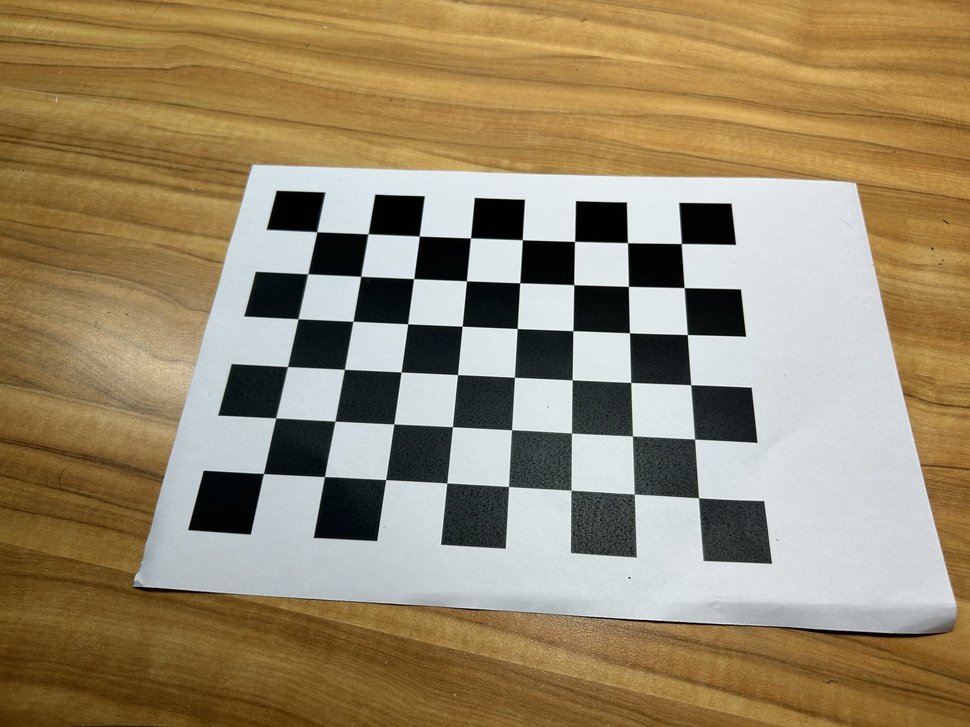
//> input picture AssignmentIII/PartA/calibrate_src/IMG_0.jpg, 970 x 727 px, shrunk from 4032 x 3024 before the run
$ ./main ../PartA/calibrate_src/IMG_0.jpg   (built with g++ and OpenCV 4)
//> lines starting //> are read from the running program, lines starting //| are printed output that depends on the picture; after the words box and inside, x2 and y2 are one past the last pixel; in counts of white or black regions, pixels touching at a corner belong together
// This program is a simple template of an C++ program loading and showing image with
// OpenCV. You can ignore this file and write your own program. The program takes a
// image file name as an argument.

#include "opencv2/opencv.hpp"
#include <cstdio>

int main(int argc, char** argv)
{
    // Check number of arguments.
    // If no argument input, exit the program.
    if (argc != 2) {
        exit(1);
    }

    cv::Mat SrcImage, WorkImage, ComImage;

    // Load a gray scale picture.
    SrcImage = cv::imread(argv[1], 0);
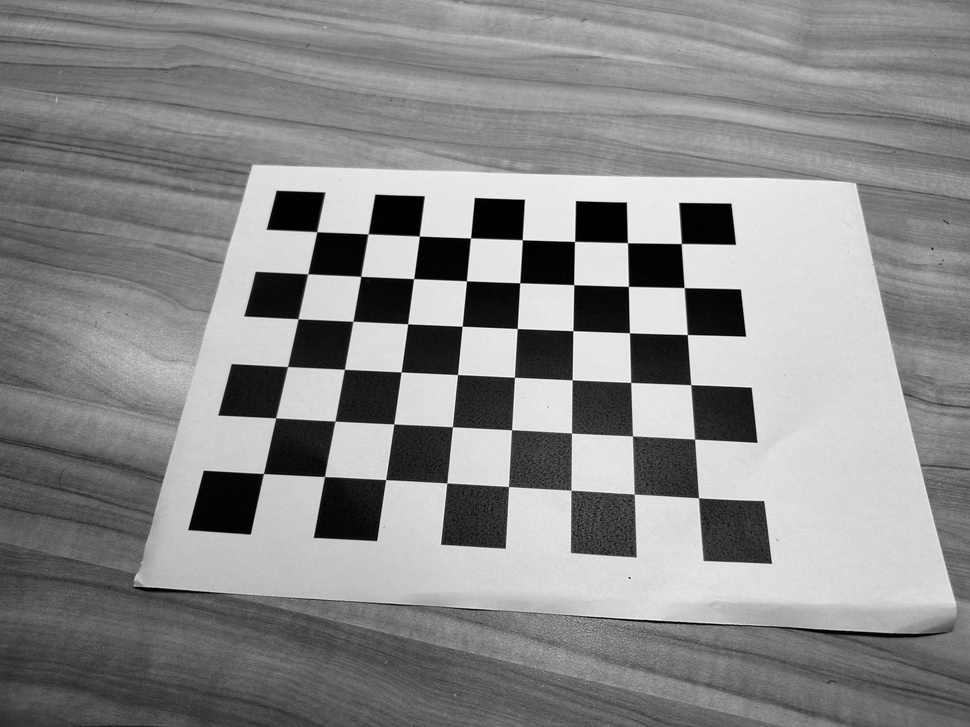
//> SrcImage: 727 rows x 970 cols, CV_8UC1; min 0, max 255, mean 137.3
    if (!SrcImage.data) {
        exit(1);
    }

    // Create windows for debug.
    cv::namedWindow("SrcImage", cv::WINDOW_AUTOSIZE);
    cv::namedWindow("WorkImage", cv::WINDOW_AUTOSIZE);

    // Show the source image.
    cv::imshow("SrcImage", SrcImage);
    cv::waitKey();

    // Duplicate the source iamge.
    WorkImage = SrcImage.clone();

    // Extract the contour of
    /* If you're familiar with OpenCV, findContours() will be a better way.*/
    cv::GaussianBlur(WorkImage, WorkImage, cv::Size(3, 3), 0, 0);
    cv::threshold(WorkImage, WorkImage, 128, 255, cv::THRESH_BINARY);
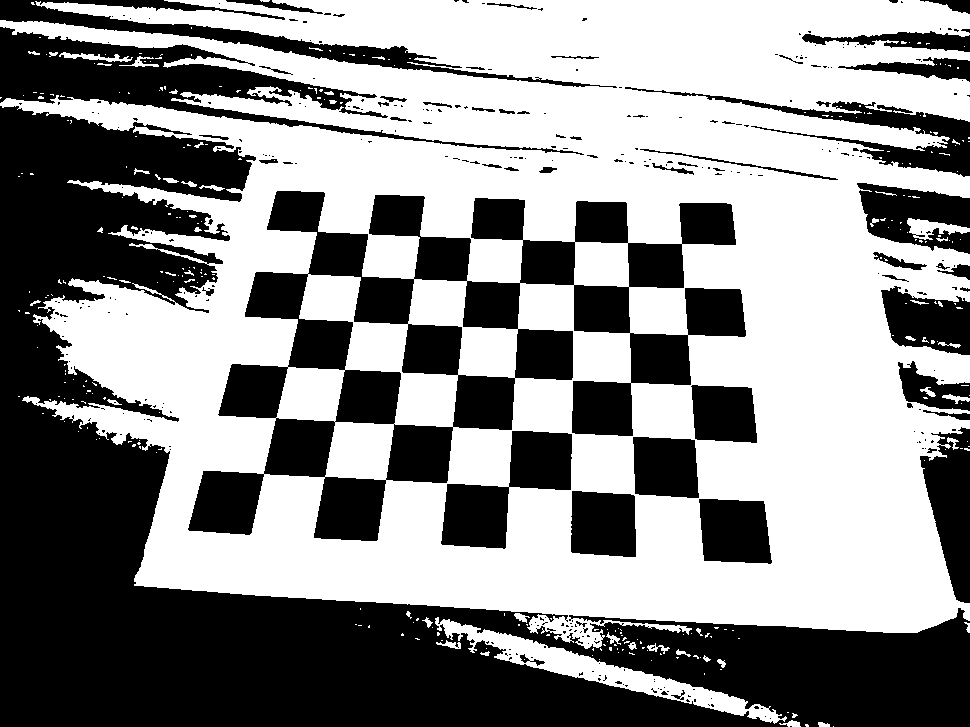
//> WorkImage: 727 rows x 970 cols, CV_8UC1; 54.8% white; 319 black regions (263 under 20 px), largest, box (x1, y1, x2, y2) and area: (0, 106, 970, 727) 172558, (188, 191, 746, 541) 69740, (0, 27, 584, 155) 16397

    // Opening
    cv::erode(WorkImage, WorkImage, cv::Mat());
    cv::dilate(WorkImage, WorkImage, cv::Mat());
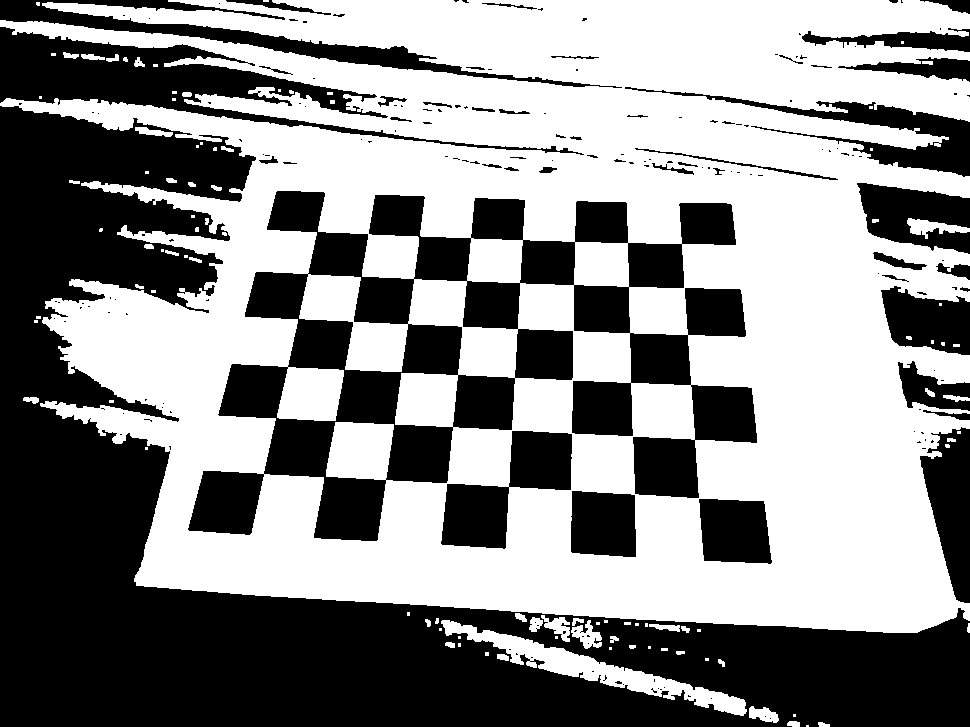
//> WorkImage: 727 rows x 970 cols, CV_8UC1; 54.2% white; 179 black regions (131 under 20 px), largest, box (x1, y1, x2, y2) and area: (0, 106, 970, 727) 175575, (188, 191, 757, 541) 76724, (0, 27, 584, 155) 16989

    // Duplicate the working iamge.
    ComImage = WorkImage.clone();

    // Show the working image after preprocessing.
    cv::imshow("WorkImage", WorkImage);
    cv::waitKey();

    return 0;
}

$ run again, on AssignmentIII/PartA/calibrate_src/IMG_01.jpg
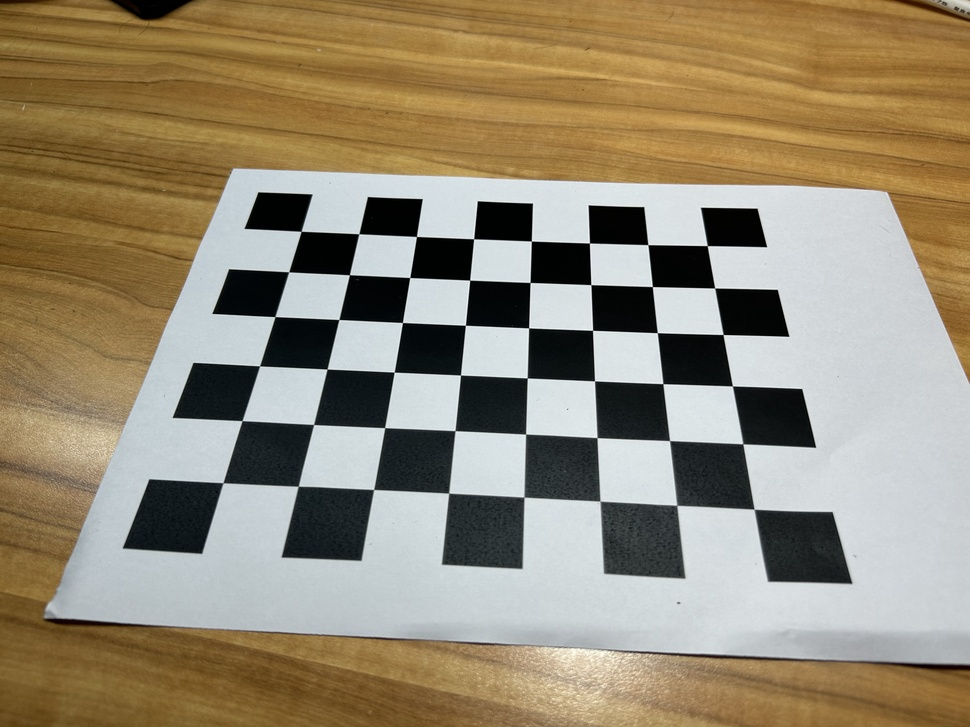
//> input picture AssignmentIII/PartA/calibrate_src/IMG_01.jpg, 970 x 727 px, shrunk from 4032 x 3024 before the run
//> `SrcImage = cv::imread(argv[1], 0);`:
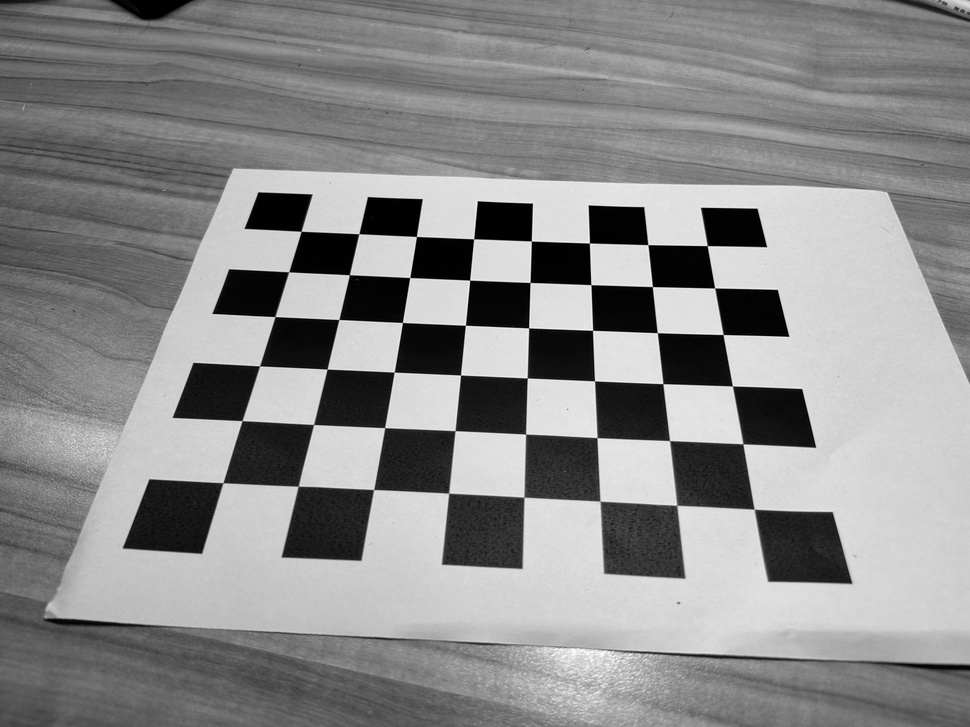
//> SrcImage: 727 rows x 970 cols, CV_8UC1; min 0, max 255, mean 138.3
//> `cv::dilate(WorkImage, WorkImage, cv::Mat());`:
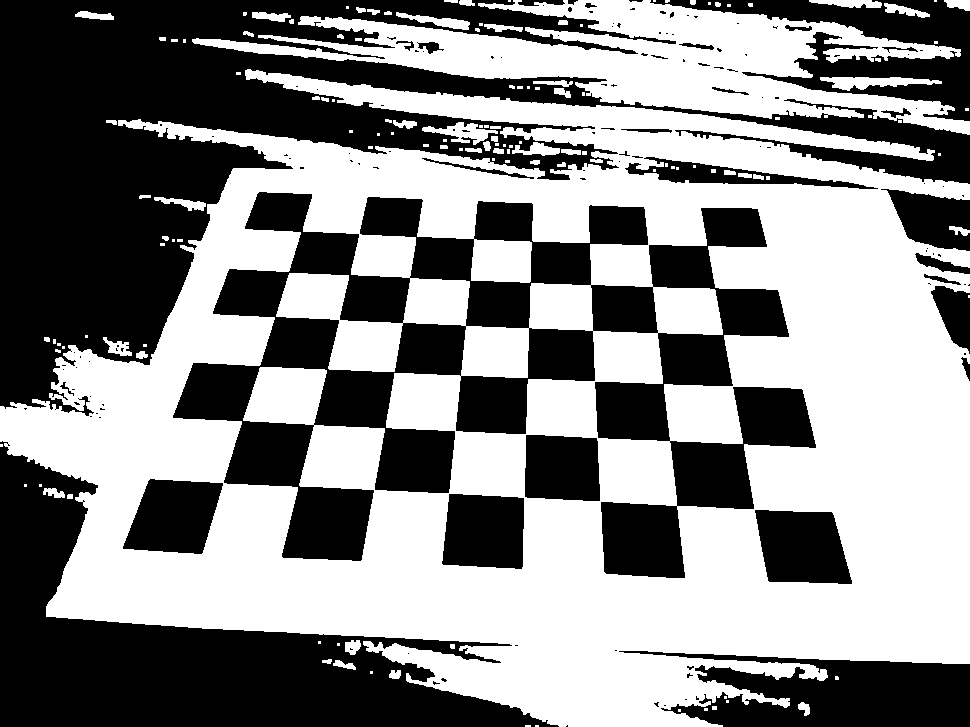
//> WorkImage: 727 rows x 970 cols, CV_8UC1; 53.8% white; 135 black regions (104 under 20 px), largest, box (x1, y1, x2, y2) and area: (0, 0, 970, 416) 115956, (173, 192, 816, 578) 93136, (0, 441, 559, 727) 55443

$ run again, on AssignmentIII/PartA/calibrate_src/IMG_02.jpg
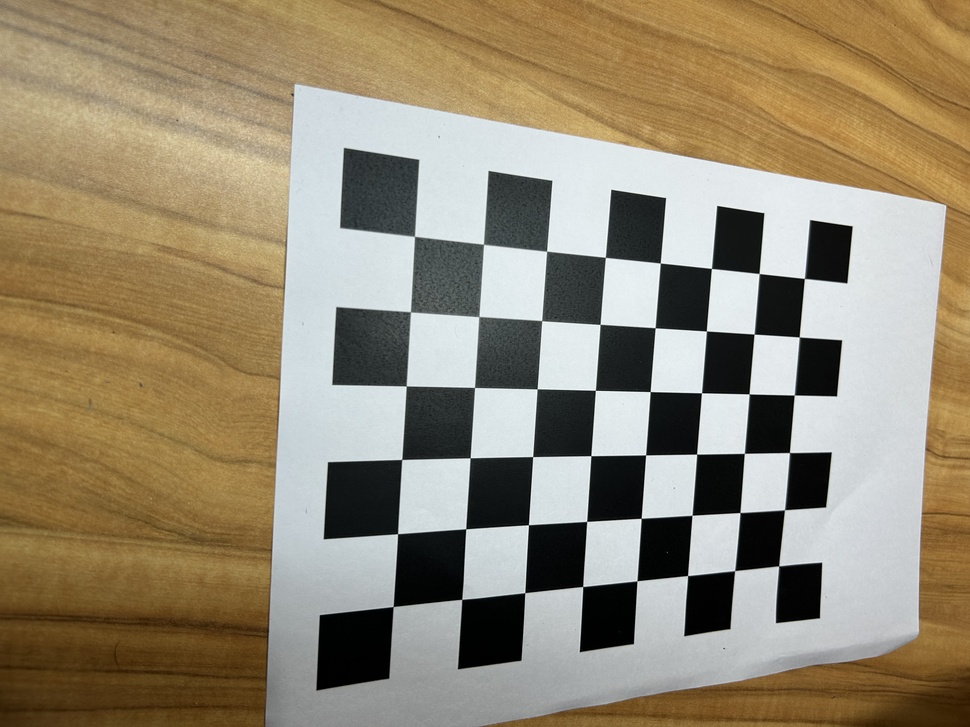
//> input picture AssignmentIII/PartA/calibrate_src/IMG_02.jpg, 970 x 727 px, shrunk from 4032 x 3024 before the run
//> `SrcImage = cv::imread(argv[1], 0);`:
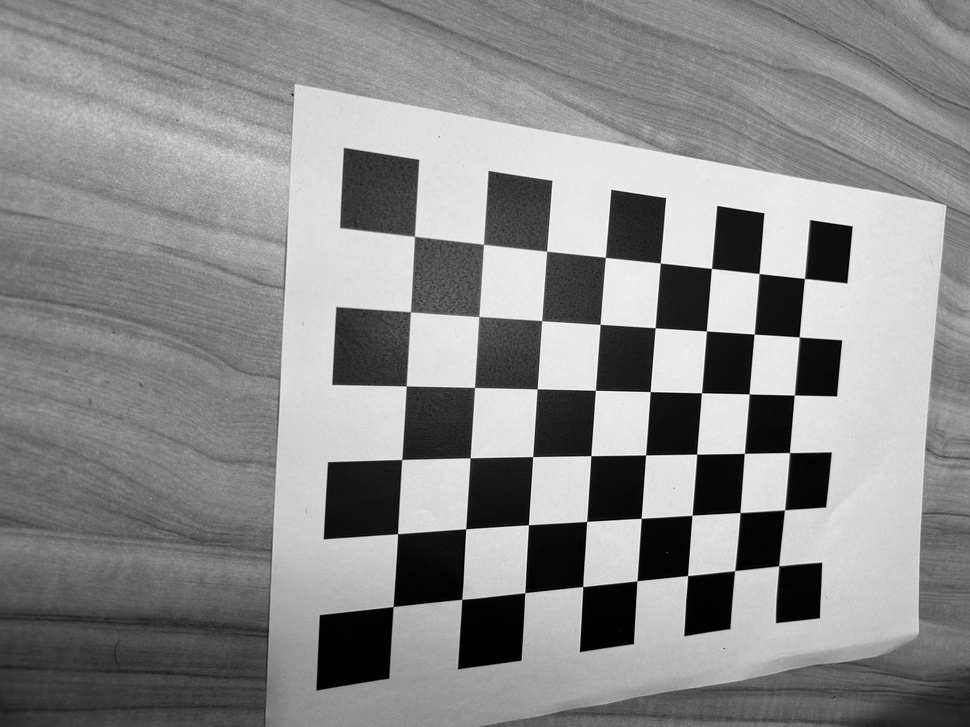
//> SrcImage: 727 rows x 970 cols, CV_8UC1; min 0, max 255, mean 137.6
//> `cv::dilate(WorkImage, WorkImage, cv::Mat());`:
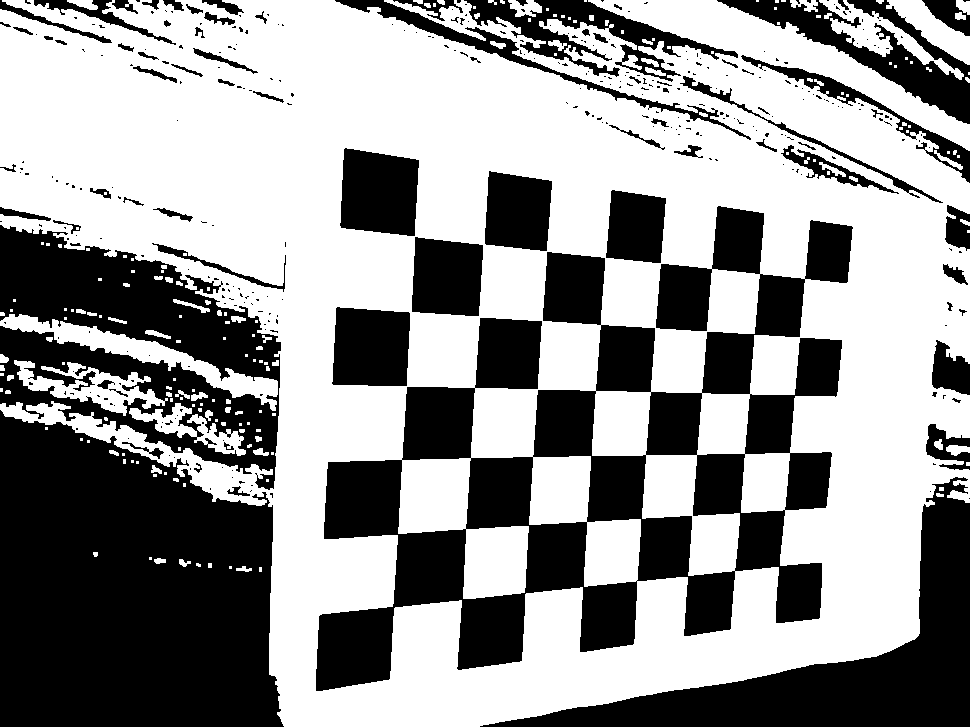
//> WorkImage: 727 rows x 970 cols, CV_8UC1; 58.6% white; 363 black regions (285 under 20 px), largest, box (x1, y1, x2, y2) and area: (316, 206, 853, 691) 94759, (0, 410, 284, 727) 73020, (0, 225, 281, 490) 34772

$ run again, on AssignmentIII/PartA/calibrate_src/IMG_03.jpg
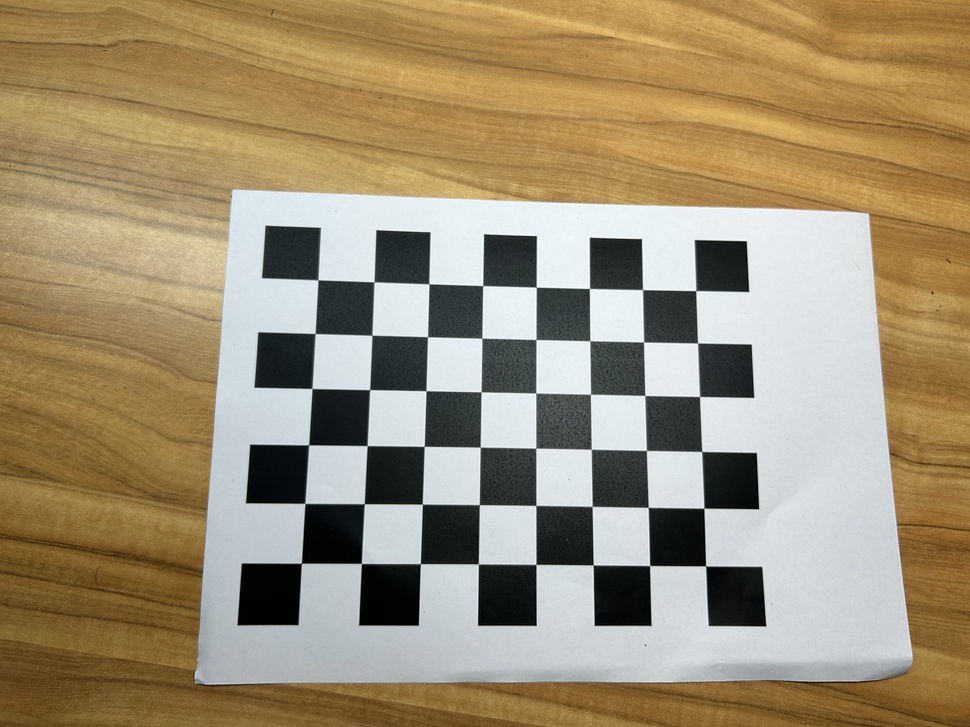
//> input picture AssignmentIII/PartA/calibrate_src/IMG_03.jpg, 970 x 727 px, shrunk from 4032 x 3024 before the run
//> `SrcImage = cv::imread(argv[1], 0);`:
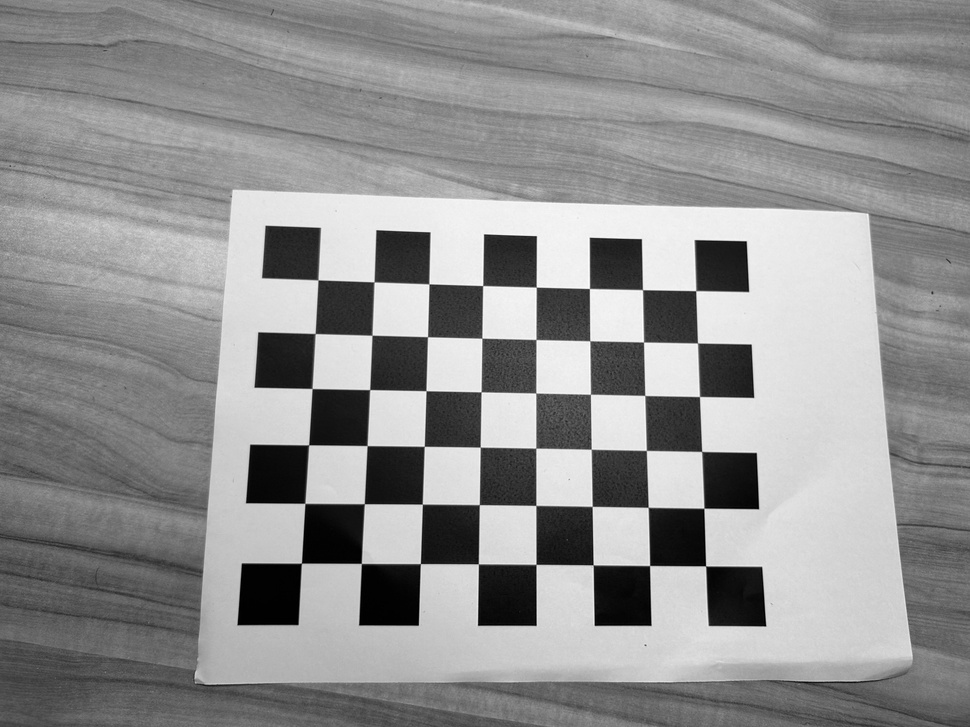
//> SrcImage: 727 rows x 970 cols, CV_8UC1; min 0, max 255, mean 144.7
//> `cv::dilate(WorkImage, WorkImage, cv::Mat());`:
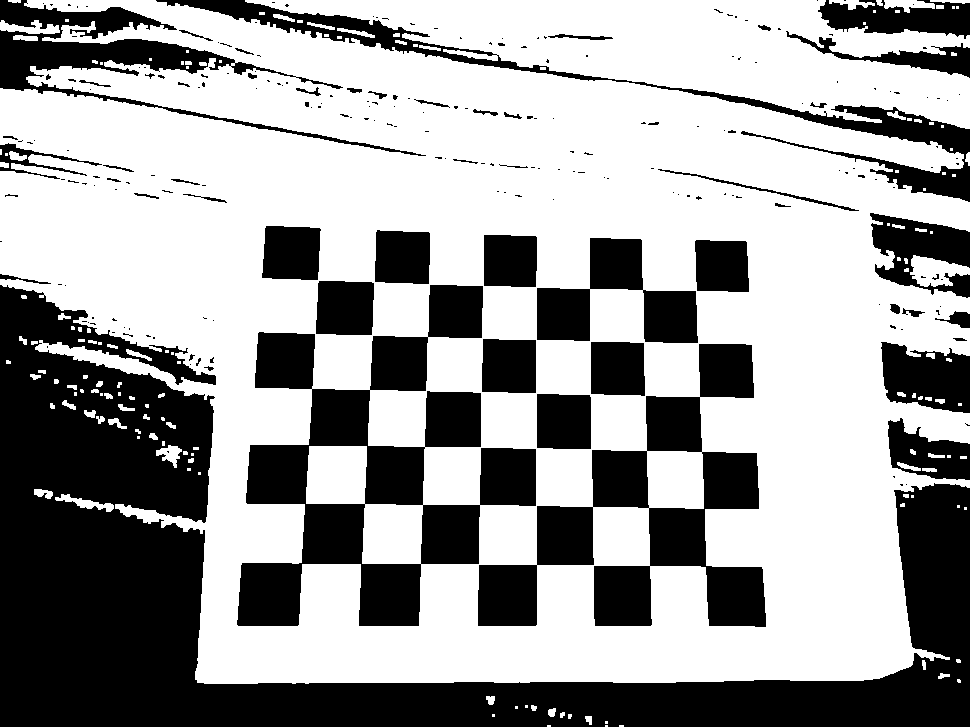
//> WorkImage: 727 rows x 970 cols, CV_8UC1; 62% white; 228 black regions (176 under 20 px), largest, box (x1, y1, x2, y2) and area: (0, 285, 970, 727) 123584, (237, 285, 536, 626) 39776, (478, 344, 766, 627) 28871
